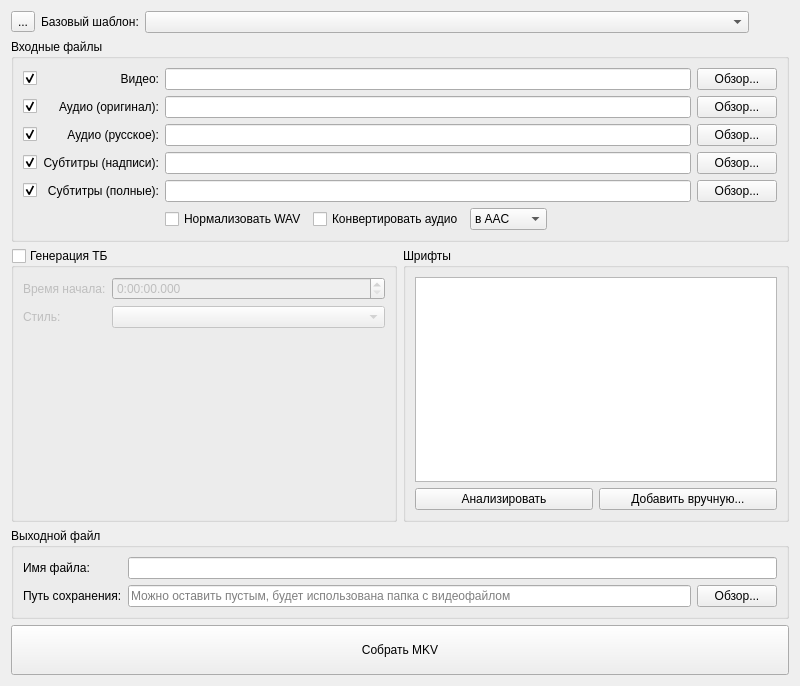
<?xml version="1.0" encoding="UTF-8"?>
<ui version="4.0">
 <class>ManualAssemblyWidget</class>
 <widget class="QWidget" name="ManualAssemblyWidget">
  <property name="geometry">
   <rect>
    <x>0</x>
    <y>0</y>
    <width>800</width>
    <height>686</height>
   </rect>
  </property>
  <property name="windowTitle">
   <string>Form</string>
  </property>
  <layout class="QVBoxLayout" name="verticalLayout_3">
   <item>
    <layout class="QHBoxLayout" name="horizontalLayout_2">
     <item>
      <widget class="QToolButton" name="modeSwitchButton">
       <property name="toolTip">
        <string>Переключить режим</string>
       </property>
       <property name="text">
        <string>...</string>
       </property>
       <property name="checkable">
        <bool>true</bool>
       </property>
       <property name="toolButtonStyle">
        <enum>Qt::ToolButtonStyle::ToolButtonTextBesideIcon</enum>
       </property>
      </widget>
     </item>
     <item>
      <widget class="QLabel" name="templateLabel">
       <property name="text">
        <string>Базовый шаблон:</string>
       </property>
      </widget>
     </item>
     <item>
      <widget class="QComboBox" name="templateComboBox">
       <property name="sizePolicy">
        <sizepolicy hsizetype="Expanding" vsizetype="Fixed">
         <horstretch>1</horstretch>
         <verstretch>0</verstretch>
        </sizepolicy>
       </property>
      </widget>
     </item>
     <item>
      <spacer name="modeSwitchSpacer">
       <property name="orientation">
        <enum>Qt::Orientation::Horizontal</enum>
       </property>
       <property name="sizeHint" stdset="0">
        <size>
         <width>40</width>
         <height>20</height>
        </size>
       </property>
      </spacer>
     </item>
    </layout>
   </item>
   <item>
    <widget class="QGroupBox" name="inputFilesGroupBox">
     <property name="title">
      <string>Входные файлы</string>
     </property>
     <layout class="QGridLayout" name="gridLayout">
      <item row="0" column="0">
       <widget class="QCheckBox" name="includeVideoCheckBox">
        <property name="text">
         <string/>
        </property>
        <property name="checked">
         <bool>true</bool>
        </property>
       </widget>
      </item>
      <item row="0" column="1">
       <widget class="QLabel" name="label_2">
        <property name="text">
         <string>Видео:</string>
        </property>
        <property name="alignment">
         <set>Qt::AlignmentFlag::AlignRight|Qt::AlignmentFlag::AlignTrailing|Qt::AlignmentFlag::AlignVCenter</set>
        </property>
       </widget>
      </item>
      <item row="0" column="2">
       <widget class="QLineEdit" name="videoPathEdit"/>
      </item>
      <item row="0" column="3">
       <widget class="QPushButton" name="browseVideo">
        <property name="text">
         <string>Обзор...</string>
        </property>
       </widget>
      </item>
      <item row="1" column="0">
       <widget class="QCheckBox" name="includeOriginalAudioCheckBox">
        <property name="text">
         <string/>
        </property>
        <property name="checked">
         <bool>true</bool>
        </property>
       </widget>
      </item>
      <item row="1" column="1">
       <widget class="QLabel" name="label_3">
        <property name="text">
         <string>Аудио (оригинал):</string>
        </property>
        <property name="alignment">
         <set>Qt::AlignmentFlag::AlignRight|Qt::AlignmentFlag::AlignTrailing|Qt::AlignmentFlag::AlignVCenter</set>
        </property>
       </widget>
      </item>
      <item row="1" column="2">
       <widget class="QLineEdit" name="originalAudioPathEdit"/>
      </item>
      <item row="1" column="3">
       <widget class="QPushButton" name="browseOriginalAudio">
        <property name="text">
         <string>Обзор...</string>
        </property>
       </widget>
      </item>
      <item row="2" column="0">
       <widget class="QCheckBox" name="includeRussianAudioCheckBox">
        <property name="text">
         <string/>
        </property>
        <property name="checked">
         <bool>true</bool>
        </property>
       </widget>
      </item>
      <item row="2" column="1">
       <widget class="QLabel" name="label_4">
        <property name="text">
         <string>Аудио (русское):</string>
        </property>
        <property name="alignment">
         <set>Qt::AlignmentFlag::AlignRight|Qt::AlignmentFlag::AlignTrailing|Qt::AlignmentFlag::AlignVCenter</set>
        </property>
       </widget>
      </item>
      <item row="2" column="2">
       <widget class="QLineEdit" name="russianAudioPathEdit"/>
      </item>
      <item row="2" column="3">
       <widget class="QPushButton" name="browseRussianAudio">
        <property name="text">
         <string>Обзор...</string>
        </property>
       </widget>
      </item>
      <item row="3" column="0">
       <widget class="QCheckBox" name="includeSignsCheckBox">
        <property name="text">
         <string/>
        </property>
        <property name="checked">
         <bool>true</bool>
        </property>
       </widget>
      </item>
      <item row="3" column="1">
       <widget class="QLabel" name="label_6">
        <property name="text">
         <string>Субтитры (надписи):</string>
        </property>
        <property name="alignment">
         <set>Qt::AlignmentFlag::AlignRight|Qt::AlignmentFlag::AlignTrailing|Qt::AlignmentFlag::AlignVCenter</set>
        </property>
       </widget>
      </item>
      <item row="3" column="2">
       <widget class="QLineEdit" name="signsPathEdit"/>
      </item>
      <item row="3" column="3">
       <widget class="QPushButton" name="browseSigns">
        <property name="text">
         <string>Обзор...</string>
        </property>
       </widget>
      </item>
      <item row="4" column="0">
       <widget class="QCheckBox" name="includeSubtitlesCheckBox">
        <property name="text">
         <string/>
        </property>
        <property name="checked">
         <bool>true</bool>
        </property>
       </widget>
      </item>
      <item row="4" column="1">
       <widget class="QLabel" name="label_5">
        <property name="text">
         <string>Субтитры (полные):</string>
        </property>
        <property name="alignment">
         <set>Qt::AlignmentFlag::AlignRight|Qt::AlignmentFlag::AlignTrailing|Qt::AlignmentFlag::AlignVCenter</set>
        </property>
       </widget>
      </item>
      <item row="4" column="2">
       <widget class="QLineEdit" name="subtitlesPathEdit"/>
      </item>
      <item row="4" column="3">
       <widget class="QPushButton" name="browseSubtitles">
        <property name="text">
         <string>Обзор...</string>
        </property>
       </widget>
      </item>
      <item row="5" column="2">
       <layout class="QHBoxLayout" name="horizontalLayout_4">
        <item>
         <widget class="QCheckBox" name="normalizeAudioCheckBox">
          <property name="text">
           <string>Нормализовать WAV</string>
          </property>
         </widget>
        </item>
        <item>
         <widget class="QCheckBox" name="convertAudioCheckBox">
          <property name="text">
           <string>Конвертировать аудио</string>
          </property>
         </widget>
        </item>
        <item>
         <widget class="QComboBox" name="convertAudioFormatComboBox">
          <item>
           <property name="text">
            <string>в AAC</string>
           </property>
          </item>
          <item>
           <property name="text">
            <string>во FLAC</string>
           </property>
          </item>
         </widget>
        </item>
        <item>
         <spacer name="horizontalSpacer_2">
          <property name="orientation">
           <enum>Qt::Orientation::Horizontal</enum>
          </property>
          <property name="sizeHint" stdset="0">
           <size>
            <width>40</width>
            <height>20</height>
           </size>
          </property>
         </spacer>
        </item>
       </layout>
      </item>
     </layout>
    </widget>
   </item>
   <item>
    <layout class="QHBoxLayout" name="horizontalLayout_3">
     <item>
      <widget class="QStackedWidget" name="pagesWidget">
       <property name="currentIndex">
        <number>0</number>
       </property>
       <widget class="QWidget" name="pageTemplate">
        <layout class="QVBoxLayout" name="verticalLayout_4">
         <property name="leftMargin">
          <number>0</number>
         </property>
         <property name="topMargin">
          <number>0</number>
         </property>
         <property name="rightMargin">
          <number>0</number>
         </property>
         <property name="bottomMargin">
          <number>0</number>
         </property>
         <item>
          <widget class="QGroupBox" name="tbGroupBox">
           <property name="title">
            <string>Генерация ТБ</string>
           </property>
           <property name="checkable">
            <bool>true</bool>
           </property>
           <property name="checked">
            <bool>false</bool>
           </property>
           <layout class="QFormLayout" name="formLayout_2">
            <item row="0" column="0">
             <widget class="QLabel" name="label_8">
              <property name="text">
               <string>Время начала:</string>
              </property>
             </widget>
            </item>
            <item row="0" column="1">
             <widget class="QTimeEdit" name="tbStartTimeEdit">
              <property name="displayFormat">
               <string>H:mm:ss.zzz</string>
              </property>
             </widget>
            </item>
            <item row="1" column="0">
             <widget class="QLabel" name="label_9">
              <property name="text">
               <string>Стиль:</string>
              </property>
             </widget>
            </item>
            <item row="1" column="1">
             <widget class="QComboBox" name="tbStyleComboBox"/>
            </item>
            <item row="2" column="1">
             <spacer name="verticalSpacer">
              <property name="orientation">
               <enum>Qt::Orientation::Vertical</enum>
              </property>
              <property name="sizeHint" stdset="0">
               <size>
                <width>20</width>
                <height>40</height>
               </size>
              </property>
             </spacer>
            </item>
           </layout>
          </widget>
         </item>
        </layout>
       </widget>
       <widget class="QWidget" name="pageManual">
        <layout class="QVBoxLayout" name="verticalLayout">
         <property name="leftMargin">
          <number>0</number>
         </property>
         <property name="topMargin">
          <number>0</number>
         </property>
         <property name="rightMargin">
          <number>0</number>
         </property>
         <property name="bottomMargin">
          <number>0</number>
         </property>
         <item>
          <widget class="QGroupBox" name="manualSettingsGroupBox">
           <property name="title">
            <string>Параметры дорожек</string>
           </property>
           <layout class="QFormLayout" name="formLayout">
            <item row="0" column="0">
             <widget class="QLabel" name="label_10">
              <property name="text">
               <string>Студия (оригинал):</string>
              </property>
             </widget>
            </item>
            <item row="0" column="1">
             <widget class="QLineEdit" name="studioEdit"/>
            </item>
            <item row="1" column="0">
             <widget class="QLabel" name="label_11">
              <property name="text">
               <string>Язык (оригинал):</string>
              </property>
             </widget>
            </item>
            <item row="1" column="1">
             <widget class="QLineEdit" name="languageEdit">
              <property name="text">
               <string>jpn</string>
              </property>
             </widget>
            </item>
            <item row="2" column="0">
             <widget class="QLabel" name="label_12">
              <property name="text">
               <string>Автор сабов:</string>
              </property>
             </widget>
            </item>
            <item row="2" column="1">
             <widget class="QLineEdit" name="subAuthorEdit"/>
            </item>
            <item row="3" column="1">
             <spacer name="verticalSpacer_2">
              <property name="orientation">
               <enum>Qt::Orientation::Vertical</enum>
              </property>
              <property name="sizeHint" stdset="0">
               <size>
                <width>20</width>
                <height>40</height>
               </size>
              </property>
             </spacer>
            </item>
           </layout>
          </widget>
         </item>
        </layout>
       </widget>
      </widget>
     </item>
     <item>
      <widget class="QGroupBox" name="fontsGroupBox">
       <property name="title">
        <string>Шрифты</string>
       </property>
       <layout class="QVBoxLayout" name="verticalLayout_2">
        <item>
         <widget class="QListWidget" name="fontsListWidget"/>
        </item>
        <item>
         <layout class="QHBoxLayout" name="horizontalLayout">
          <item>
           <widget class="QPushButton" name="analyzeSubsButton">
            <property name="text">
             <string>Анализировать</string>
            </property>
           </widget>
          </item>
          <item>
           <widget class="QPushButton" name="addFontsButton">
            <property name="text">
             <string>Добавить вручную...</string>
            </property>
           </widget>
          </item>
         </layout>
        </item>
       </layout>
      </widget>
     </item>
    </layout>
   </item>
   <item>
    <widget class="QGroupBox" name="outputGroupBox">
     <property name="title">
      <string>Выходной файл</string>
     </property>
     <layout class="QFormLayout" name="formLayout_3">
      <item row="0" column="0">
       <widget class="QLabel" name="label">
        <property name="text">
         <string>Имя файла:</string>
        </property>
       </widget>
      </item>
      <item row="0" column="1">
       <widget class="QLineEdit" name="outputFileNameEdit"/>
      </item>
      <item row="1" column="0">
       <widget class="QLabel" name="label_7">
        <property name="text">
         <string>Путь сохранения:</string>
        </property>
       </widget>
      </item>
      <item row="1" column="1">
       <layout class="QHBoxLayout" name="horizontalLayout_5">
        <item>
         <widget class="QLineEdit" name="workDirEdit">
          <property name="placeholderText">
           <string>Можно оставить пустым, будет использована папка с видеофайлом</string>
          </property>
         </widget>
        </item>
        <item>
         <widget class="QPushButton" name="browseWorkDirButton">
          <property name="text">
           <string>Обзор...</string>
          </property>
         </widget>
        </item>
       </layout>
      </item>
     </layout>
    </widget>
   </item>
   <item>
    <layout class="QHBoxLayout" name="horizontalLayout_6">
     <item>
      <widget class="QPushButton" name="assembleButton">
       <property name="sizePolicy">
        <sizepolicy hsizetype="Minimum" vsizetype="Minimum">
         <horstretch>0</horstretch>
         <verstretch>0</verstretch>
        </sizepolicy>
       </property>
       <property name="minimumSize">
        <size>
         <width>0</width>
         <height>50</height>
        </size>
       </property>
       <property name="text">
        <string>Собрать MKV</string>
       </property>
      </widget>
     </item>
    </layout>
   </item>
  </layout>
 </widget>
 <resources/>
 <connections/>
</ui>
